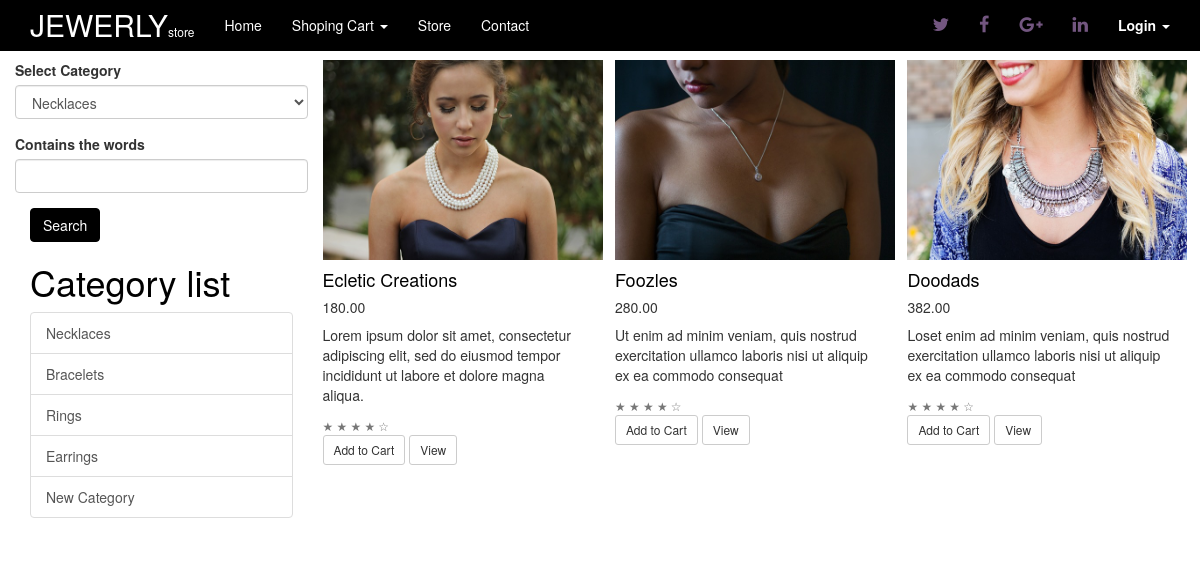
The app's page /store.php?page=1 with its own data.
### tables this page shows
CREATE TABLE `categories` (
  `id` int(11) NOT NULL,
  `name` varchar(255) DEFAULT NULL,
  `description` varchar(1024) DEFAULT NULL
);

CREATE TABLE `items` (
  `id` int(11) NOT NULL,
  `title` varchar(255) DEFAULT NULL,
  `price` decimal(6,2) DEFAULT NULL,
  `image` varchar(255) DEFAULT NULL,
  `description` varchar(255) DEFAULT NULL,
  `category` int(11) DEFAULT NULL
);

### store.php (the view, shortened to what this page needs)
<?php
  require "includes/header.php";
?>
<div class="container" style="margin-top:60px;">
 <div class="row">
   <div class="col-lg-3">
       <div class="src">
           <form class="form-horizontal" method="get">
             <div class="form-group">
               <label for="filter">Select Category</label>
               <select class="form-control" name="cat">
                 <?php
                    $q = mysqli_query($conn, "select * from categories");
                    while( $rw = mysqli_fetch_object($q)) { ?>
                    <option value='<?php echo $rw->id ?>'><?php echo $rw->name ?></option>
                 <?php  } ?>
               </select>
             </div>
             <div class="form-group">
               <label for="contain">Contains the words</label>
               <input class="form-control" type="text" name="q"  />
             </div>
             <button type="submit" class="btn btn-primary">Search</button>
           </form>
        </div>
     <h1 class="my-4"><a href="?page=1&cat=1">Category list</a></h1>
     <div class="list-group">
       <?php
         $q = mysqli_query($conn, "select * from categories");
         while( $rw = mysqli_fetch_object($q)) { ?>
           <a href="?page=1&cat=<?php echo $rw->id ?>" class="list-group-item"><?php echo $rw->name; ?></a>
        <?php } ?>
     </div>
   </div>
 <div class="col-lg-9">
   <div class="row">
    <?php
      $default = (isset($_GET['page']))?$_GET['page']:0;
      $pages = array(
          '1' =>'items.php',
          '2' =>'contact.php',
          '3' =>'cart.php',
          '4' =>'search.php',
          '5' =>'item.php'
       );
    if(isset($pages[$default])){
      include "modules/".$pages[$default];
    }else{
      echo "<h3>Page does not exist!</h3>";
    }
    ?>
   </div>
 </div>
 </div>
</div>
</body>
</html>

### includes/header.php (shortened to what this page needs)
<!DOCTYPE html>
<html lang="en">
  <head>
    <link rel="stylesheet" href="css/app.css">
  </head>
  <body>
    <nav class="navbar navbar-default navbar-fixed-top">
      <div class="container">
        <div class="navbar-header">
          <a class="navbar-brand" href="index.php">JEWERLY<small style="font-size:12px;">store</small></a>
        </div>
        <div id="navbar" class="collapse navbar-collapse">
          <ul class="nav navbar-nav">
            <li class="active"><a href="index.php">Home</a></li>
              <li class="dropdown">
                <a href="#" class="dropdown-toggle" data-toggle="dropdown" role="button" aria-haspopup="true" aria-expanded="false">Shoping Cart <span class="caret"></span></a>
              </li>
            <li><a href="store.php?page=1">Store</a></li>
            <li><a href="store.php?page=2">Contact</a></li>
          </ul>
          <ul class="nav navbar-nav navbar-right">
            <li><a href="http://twitter.com"><i class="fa fa-twitter"></i></a></li>
            <li><a href="http://facebook.com"><i class="fa fa-facebook"></i></a></li>
            <li><a href="http://google-plus.com"><i class="fa fa-google-plus"></i></a></li>
            <li><a href="http://linkedin.com"><i class="fa fa-linkedin"></i></a></li>
            <li class="dropdown">
             <a href="#" class="dropdown-toggle" data-toggle="dropdown"><b>Login</b> <span class="caret"></span></a>
            </li>
          </ul>
        </div>
      </div>
    </nav>

### modules/items.php
<?php
$category = isset($_GET['cat']) && is_numeric($_GET['cat'])?$_GET['cat']:1;
$q = mysqli_query($conn, "select * from items where category = $category");
while( $rw = mysqli_fetch_object($q)) {
 ?>
  <div class="col-lg-4 col-md-6 mb-4">
    <div class="card h-100">
      <a href="#"><img class="item-img" src="img/<?php echo $rw->image ?>" alt=""></a>
      <div class="card-body">
        <h4 class="card-title">
          <a href="#"><?php echo $rw->title ?></a>
        </h4>
        <h5><?php echo $rw->price ?></h5>
        <p class="card-text"><?php echo $rw->description ?></p>
      </div>
      <div class="card-footer">
        <small class="text-muted">&#9733; &#9733; &#9733; &#9733; &#9734;</small>
        <br>
        <a href="#" class="btn btn-default btn-sm">Add to Cart</a>
        <a href="?page=5&cat=<?php echo $rw->id; ?>" class="btn btn-default btn-sm">View</a>
        <br>
        <br>
      </div>
    </div>
  </div>
<?php } ?>

### records on screen
categories: name "Necklaces"
categories: name "Bracelets"
categories: name "Rings"
categories: name "Earrings"
categories: name "New Category"
items: image (picture), title "Ecletic Creations", price "180.00", description "Lorem ipsum dolor sit amet, consectetur adipiscing elit, sed do eiusmod tempor incididunt ut labore et dolore magna aliqua."
items: image (picture), title "Foozles", price "280.00", description "Ut enim ad minim veniam, quis nostrud exercitation ullamco laboris nisi ut aliquip ex ea commodo consequat"
items: image (picture), title "Doodads", price "382.00", description "Loset enim ad minim veniam, quis nostrud exercitation ullamco laboris nisi ut aliquip ex ea commodo consequat"

### other values on screen
form field cat "Necklaces"
